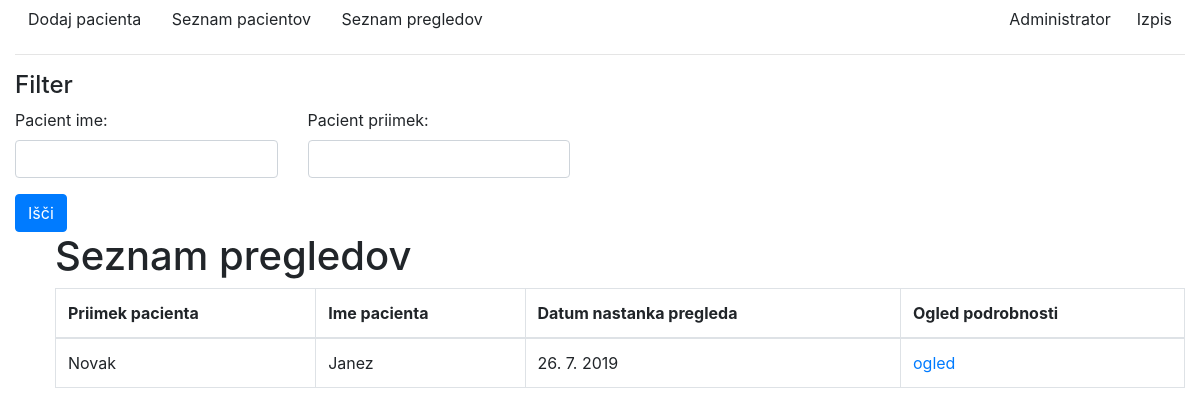
Before: /seznamPregledov with the older database file.
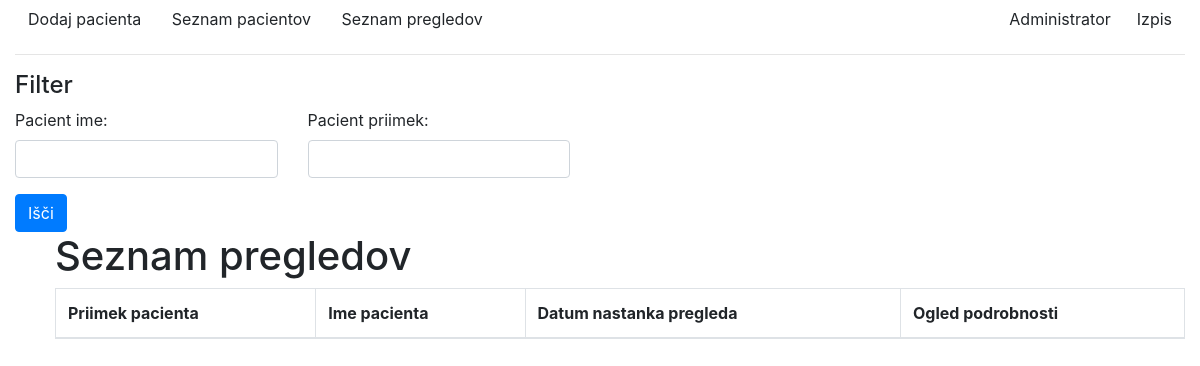
After: the same page with the newer database file.
### HIS/models.py (models this page shows, shortened)
class Pregled(models.Model):
    id = models.AutoField(primary_key=True)
    pacient = models.ForeignKey(Pacient, on_delete=models.CASCADE, blank=True, null=True)
    tipSlikanja = models.ManyToManyField(Slikanje, blank=True, null=True)
    datumNastanka = models.DateField(auto_now=True)

class Pacient(models.Model):
    ime = models.CharField(max_length=100)
    priimek = models.CharField(max_length=100)
    SPOL = (
        ('M', 'Moški'),
        ('Ž', 'Ženska'),
    )
    spol = models.CharField(max_length=1, choices=SPOL, default='M')
    rojstniDatum = models.DateField()
    emso = models.PositiveIntegerField()
    ulica = models.CharField(max_length=200, default='')
    id = models.AutoField(primary_key=True)
    mesto = models.ForeignKey(Kraj, on_delete=models.CASCADE, blank=True, null=True)

### HIS/views.py (the view)
# urls.py: path('seznamPregledov', views.seznamPregled, name='seznam_pregledov'),
def seznamPregled(request):
    template_name = 'seznamPregledov.html'
    seznam = Pregled.objects.filter()
    seznam_filter = PregledFilter(request.GET, queryset=seznam)
    context = dict({'pregled_seznam': seznam_filter})
    return render(request, template_name, context)

### HIS/templates/seznamPregledov.html (shortened to what this page needs)
{% extends 'osnova.html' %}
{% block content %}
{% load widget_tweaks %}
    <form method="get">
    <div class="well">
      <h4 style="margin-top: 0">Filter</h4>
      <div class="row">
        <div class="form-group col-sm-4 col-md-3">
          {{ pregled_seznam.form.pacient__ime.label_tag }}
          {% render_field pregled_seznam.form.pacient__ime class="form-control" %}
        </div>
        <div class="form-group col-sm-4 col-md-3">
          {{ pregled_seznam.form.pacient__priimek.label_tag }}
          {% render_field pregled_seznam.form.pacient__priimek class="form-control" %}
        </div>
      </div>
      <button type="submit" class="btn btn-primary">
         Išči
      </button>
    </div>
    </form>
    <ul>
    <h1>Seznam pregledov</h1>
    <table id="myTable" class="table table-bordered">
        <thead>
            <tr>
                <th onclick="sortTable(0)">Priimek pacienta</th>
                <th onclick="sortTable(1)">Ime pacienta</th>
                <th>Datum nastanka pregleda</th>
                <th>Ogled podrobnosti</th>
            </tr>
        </thead>
        <tbody>
        {% for p in pregled_seznam.qs %}
            <tr>
                <td>{{ p.pacient.priimek}}</td>
                <td>{{ p.pacient.ime }}</td>
                <td>{{ p.datumNastanka.day }}. {{ p.datumNastanka.month }}. {{ p.datumNastanka.year }}</td>
                <td><a href="{% url 'pregled' p.id %}">ogled</a></td>
            </tr>
        {% endfor %}
        </tbody>
    </table>
{% endblock %}

Changed rows visible on the page:
removed Pregled: pacient.priimek "Novak", pacient.ime "Janez", datumNastanka.day "26", datumNastanka.month "7", datumNastanka.year "2019"
